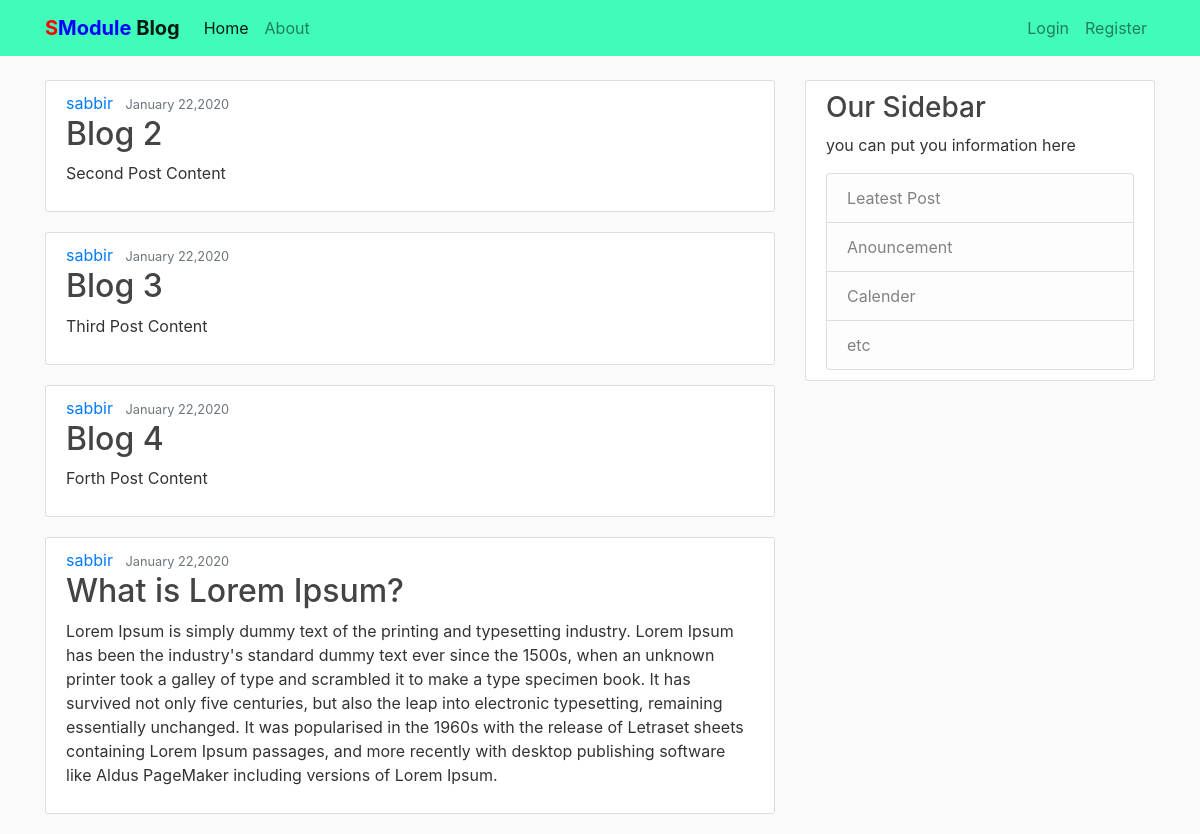
The page / on the database its author committed.
### blog/models.py (models this page shows, shortened)
class Posts(models.Model):
    title = models.CharField(max_length=100)
    content = models.TextField()
    date_posted = models.DateTimeField(default=timezone.now)
    author = models.ForeignKey(User, on_delete=models.CASCADE)

### blog/views.py (the view)
# urls.py: 2. Add a URL to urlpatterns:  path('', views.home, name='home')
def home(request):
    context = {
        'posts':Posts.objects.all()
    }
    return render(request,'blog/home.html', context)

### blog/templates/blog/home.html
{% extends "blog/base.html" %}
{% block content %}
    {% for post in posts %}
      <article class="media content-section">
        <div class="media-body">
          <div class="article-metadata">
            <a href="#" class="mr-2">{{ post.author }}</a>
            <small class="text-muted">{{ post.date_posted|date:"F d,Y" }}</small>
          </div>
          <h2><a class="article-title" href="#">{{ post.title }}</a></h2>
          <p class="article-content">{{ post.content }}</p>
        </div>
      </article>
    {% endfor %}
{% endblock %}

### blog/static/blog/main.css (style rules this page uses)
body { background: #fafafa; color: #333333; }
h1, h2, h3, h4, h5, h6 { color: #444444; }
.content-section { background: #ffffff; padding: 10px 20px; border: 1px solid #dddddd; border-radius: 3px; margin-bottom: 20px; }
.article-title { color: #444444; }

### rows shown on the page
Posts: author "sabbir", date_posted "January 22,2020", title "Blog 2", content "Second Post Content"
Posts: author "sabbir", date_posted "January 22,2020", title "Blog 3", content "Third Post Content"
Posts: author "sabbir", date_posted "January 22,2020", title "Blog 4", content "Forth Post Content"
Posts: author "sabbir", date_posted "January 22,2020", title "What is Lorem Ipsum?", content "Lorem Ipsum is simply dummy text of the printing and typesetting industry. Lorem Ipsum has been the industry's standard dummy text ever since the 1500s, when an unknown printer took a galley of type and scrambled it to make a type specimen book. It has survived not only five centuries, but also the leap into electronic typesetting, remaining essentially unchanged. It was popularised in the 1960s with the release of Letraset sheets containing Lorem Ipsum passages, and more recently with desktop publishing software like Aldus PageMaker including versions of Lorem Ipsum."
